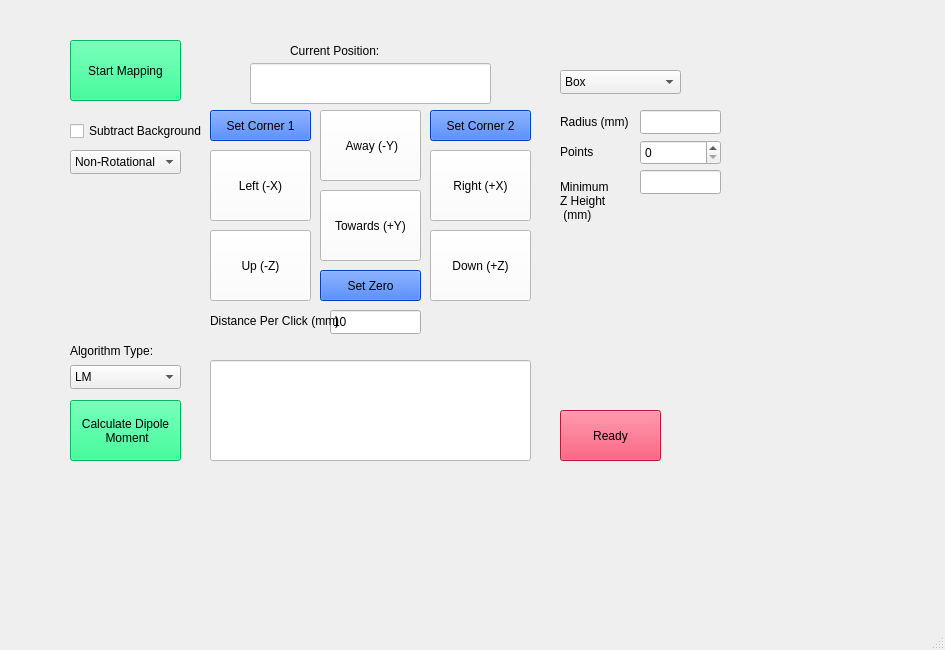
<?xml version="1.0" encoding="UTF-8"?>
<ui version="4.0">
 <class>MainWindow</class>
 <widget class="QMainWindow" name="MainWindow">
  <property name="geometry">
   <rect>
    <x>0</x>
    <y>0</y>
    <width>945</width>
    <height>650</height>
   </rect>
  </property>
  <property name="sizePolicy">
   <sizepolicy hsizetype="Preferred" vsizetype="Maximum">
    <horstretch>0</horstretch>
    <verstretch>0</verstretch>
   </sizepolicy>
  </property>
  <property name="windowTitle">
   <string>MainWindow</string>
  </property>
  <widget class="QWidget" name="centralwidget">
   <widget class="QStackedWidget" name="stackedMapTypeWidget">
    <property name="geometry">
     <rect>
      <x>550</x>
      <y>80</y>
      <width>231</width>
      <height>191</height>
     </rect>
    </property>
    <property name="currentIndex">
     <number>2</number>
    </property>
    <widget class="QWidget" name="page">
     <widget class="QLabel" name="boxLengthYLabel">
      <property name="geometry">
       <rect>
        <x>10</x>
        <y>120</y>
        <width>70</width>
        <height>23</height>
       </rect>
      </property>
      <property name="text">
       <string>Points Y</string>
      </property>
     </widget>
     <widget class="QLabel" name="corner1Label_2">
      <property name="geometry">
       <rect>
        <x>10</x>
        <y>33</y>
        <width>101</width>
        <height>23</height>
       </rect>
      </property>
      <property name="text">
       <string>Corner 1 Position</string>
      </property>
     </widget>
     <widget class="QLineEdit" name="corner1BoxLineEdit">
      <property name="geometry">
       <rect>
        <x>120</x>
        <y>33</y>
        <width>111</width>
        <height>23</height>
       </rect>
      </property>
     </widget>
     <widget class="QLabel" name="boxLengthZLabel">
      <property name="geometry">
       <rect>
        <x>10</x>
        <y>149</y>
        <width>70</width>
        <height>23</height>
       </rect>
      </property>
      <property name="text">
       <string>Points Z</string>
      </property>
     </widget>
     <widget class="QLineEdit" name="corner2BoxLineEdit">
      <property name="geometry">
       <rect>
        <x>120</x>
        <y>62</y>
        <width>111</width>
        <height>23</height>
       </rect>
      </property>
     </widget>
     <widget class="QLabel" name="boxLengthXLabel">
      <property name="geometry">
       <rect>
        <x>10</x>
        <y>91</y>
        <width>70</width>
        <height>23</height>
       </rect>
      </property>
      <property name="text">
       <string>Points X</string>
      </property>
     </widget>
     <widget class="QLabel" name="corner2Label_2">
      <property name="geometry">
       <rect>
        <x>10</x>
        <y>62</y>
        <width>101</width>
        <height>23</height>
       </rect>
      </property>
      <property name="text">
       <string>Corner 2 Position</string>
      </property>
     </widget>
     <widget class="QSpinBox" name="nPointsXBoxSpinBox">
      <property name="geometry">
       <rect>
        <x>120</x>
        <y>90</y>
        <width>81</width>
        <height>25</height>
       </rect>
      </property>
      <property name="toolTip">
       <string>&lt;html&gt;&lt;head/&gt;&lt;body&gt;&lt;p&gt;nPointsXPlaneSpinBox&lt;/p&gt;&lt;/body&gt;&lt;/html&gt;</string>
      </property>
     </widget>
     <widget class="QSpinBox" name="nPointsYBoxSpinBox">
      <property name="geometry">
       <rect>
        <x>120</x>
        <y>120</y>
        <width>81</width>
        <height>25</height>
       </rect>
      </property>
     </widget>
     <widget class="QSpinBox" name="nPointsZBoxSpinBox">
      <property name="geometry">
       <rect>
        <x>120</x>
        <y>150</y>
        <width>81</width>
        <height>25</height>
       </rect>
      </property>
     </widget>
    </widget>
    <widget class="QWidget" name="page_2">
     <widget class="QLabel" name="corner2Label">
      <property name="geometry">
       <rect>
        <x>10</x>
        <y>60</y>
        <width>91</width>
        <height>24</height>
       </rect>
      </property>
      <property name="text">
       <string>Corner 2 Position</string>
      </property>
     </widget>
     <widget class="QLabel" name="planeLengthYLabel">
      <property name="geometry">
       <rect>
        <x>10</x>
        <y>120</y>
        <width>79</width>
        <height>24</height>
       </rect>
      </property>
      <property name="text">
       <string>Points Y</string>
      </property>
     </widget>
     <widget class="QLineEdit" name="corner2PlaneLineEdit">
      <property name="geometry">
       <rect>
        <x>120</x>
        <y>60</y>
        <width>111</width>
        <height>24</height>
       </rect>
      </property>
     </widget>
     <widget class="QLabel" name="planeLengthXLabel">
      <property name="geometry">
       <rect>
        <x>10</x>
        <y>90</y>
        <width>79</width>
        <height>24</height>
       </rect>
      </property>
      <property name="text">
       <string>Points X</string>
      </property>
     </widget>
     <widget class="QLabel" name="corner1Label">
      <property name="geometry">
       <rect>
        <x>10</x>
        <y>30</y>
        <width>91</width>
        <height>24</height>
       </rect>
      </property>
      <property name="text">
       <string>Corner 1 Position</string>
      </property>
     </widget>
     <widget class="QLineEdit" name="corner1PlaneLineEdit">
      <property name="geometry">
       <rect>
        <x>120</x>
        <y>30</y>
        <width>111</width>
        <height>24</height>
       </rect>
      </property>
     </widget>
     <widget class="QSpinBox" name="nPointsXPlaneSpinBox">
      <property name="geometry">
       <rect>
        <x>120</x>
        <y>90</y>
        <width>71</width>
        <height>25</height>
       </rect>
      </property>
     </widget>
     <widget class="QSpinBox" name="nPointsYPlaneSpinBox">
      <property name="geometry">
       <rect>
        <x>120</x>
        <y>120</y>
        <width>71</width>
        <height>25</height>
       </rect>
      </property>
     </widget>
    </widget>
    <widget class="QWidget" name="page_3">
     <widget class="QLabel" name="radiusLabel">
      <property name="geometry">
       <rect>
        <x>10</x>
        <y>30</y>
        <width>71</width>
        <height>24</height>
       </rect>
      </property>
      <property name="text">
       <string>Radius (mm)</string>
      </property>
     </widget>
     <widget class="QLabel" name="densityLabel">
      <property name="geometry">
       <rect>
        <x>10</x>
        <y>60</y>
        <width>61</width>
        <height>24</height>
       </rect>
      </property>
      <property name="text">
       <string>Points</string>
      </property>
     </widget>
     <widget class="QLineEdit" name="radiusSphereLineEdit">
      <property name="geometry">
       <rect>
        <x>90</x>
        <y>30</y>
        <width>81</width>
        <height>24</height>
       </rect>
      </property>
     </widget>
     <widget class="QLabel" name="label_2">
      <property name="geometry">
       <rect>
        <x>10</x>
        <y>90</y>
        <width>71</width>
        <height>61</height>
       </rect>
      </property>
      <property name="text">
       <string>Minimum 
Z Height 
 (mm)</string>
      </property>
     </widget>
     <widget class="QLineEdit" name="minHeightSphereLineEdit">
      <property name="geometry">
       <rect>
        <x>90</x>
        <y>90</y>
        <width>81</width>
        <height>24</height>
       </rect>
      </property>
     </widget>
     <widget class="QSpinBox" name="densitySphereSpinBox">
      <property name="geometry">
       <rect>
        <x>90</x>
        <y>60</y>
        <width>81</width>
        <height>25</height>
       </rect>
      </property>
     </widget>
    </widget>
   </widget>
   <widget class="QPushButton" name="plusXButton">
    <property name="geometry">
     <rect>
      <x>430</x>
      <y>150</y>
      <width>101</width>
      <height>71</height>
     </rect>
    </property>
    <property name="styleSheet">
     <string notr="true">color: rgb(0, 0, 0);
background-color: rgb(255, 255, 255);</string>
    </property>
    <property name="text">
     <string>Right (+X)</string>
    </property>
   </widget>
   <widget class="QPushButton" name="plusYButton">
    <property name="geometry">
     <rect>
      <x>320</x>
      <y>190</y>
      <width>101</width>
      <height>71</height>
     </rect>
    </property>
    <property name="styleSheet">
     <string notr="true">color: rgb(0, 0, 0);
background-color: rgb(255, 255, 255);</string>
    </property>
    <property name="text">
     <string>Towards (+Y)</string>
    </property>
   </widget>
   <widget class="QLineEdit" name="coordinateWindow">
    <property name="geometry">
     <rect>
      <x>250</x>
      <y>63</y>
      <width>241</width>
      <height>41</height>
     </rect>
    </property>
    <property name="styleSheet">
     <string notr="true">font: 16pt &quot;Segoe UI&quot;;
color: rgb(0, 0, 0);
background-color: rgb(255, 255, 255);</string>
    </property>
    <property name="readOnly">
     <bool>true</bool>
    </property>
   </widget>
   <widget class="QPushButton" name="plusZButton">
    <property name="geometry">
     <rect>
      <x>210</x>
      <y>230</y>
      <width>101</width>
      <height>71</height>
     </rect>
    </property>
    <property name="styleSheet">
     <string notr="true">color: rgb(0, 0, 0);
background-color: rgb(255, 255, 255);</string>
    </property>
    <property name="text">
     <string>Up (-Z)</string>
    </property>
   </widget>
   <widget class="QPushButton" name="minusZButton">
    <property name="geometry">
     <rect>
      <x>430</x>
      <y>230</y>
      <width>101</width>
      <height>71</height>
     </rect>
    </property>
    <property name="styleSheet">
     <string notr="true">color: rgb(0, 0, 0);
background-color: rgb(255, 255, 255);</string>
    </property>
    <property name="text">
     <string>Down (+Z)</string>
    </property>
   </widget>
   <widget class="QPushButton" name="minusYButton">
    <property name="geometry">
     <rect>
      <x>320</x>
      <y>110</y>
      <width>101</width>
      <height>71</height>
     </rect>
    </property>
    <property name="sizePolicy">
     <sizepolicy hsizetype="Minimum" vsizetype="Minimum">
      <horstretch>0</horstretch>
      <verstretch>0</verstretch>
     </sizepolicy>
    </property>
    <property name="minimumSize">
     <size>
      <width>0</width>
      <height>24</height>
     </size>
    </property>
    <property name="styleSheet">
     <string notr="true">color: rgb(0, 0, 0);
selection-color: rgb(0, 170, 255);
border-color: rgb(0, 0, 0);
background-color: rgb(255, 255, 255);</string>
    </property>
    <property name="text">
     <string> Away (-Y)</string>
    </property>
   </widget>
   <widget class="QPushButton" name="minusXButton">
    <property name="geometry">
     <rect>
      <x>210</x>
      <y>150</y>
      <width>101</width>
      <height>71</height>
     </rect>
    </property>
    <property name="styleSheet">
     <string notr="true">background-color: rgb(255, 255, 255);
color: rgb(0, 0, 0);</string>
    </property>
    <property name="text">
     <string>Left (-X)</string>
    </property>
   </widget>
   <widget class="QPushButton" name="setZeroButton">
    <property name="geometry">
     <rect>
      <x>320</x>
      <y>270</y>
      <width>101</width>
      <height>31</height>
     </rect>
    </property>
    <property name="styleSheet">
     <string notr="true">color: rgb(0, 0, 0);
background-color: rgb(0, 85, 255);</string>
    </property>
    <property name="text">
     <string>Set Zero</string>
    </property>
   </widget>
   <widget class="QPushButton" name="setCorner2Button">
    <property name="geometry">
     <rect>
      <x>430</x>
      <y>110</y>
      <width>101</width>
      <height>31</height>
     </rect>
    </property>
    <property name="sizePolicy">
     <sizepolicy hsizetype="Minimum" vsizetype="Preferred">
      <horstretch>0</horstretch>
      <verstretch>0</verstretch>
     </sizepolicy>
    </property>
    <property name="maximumSize">
     <size>
      <width>106</width>
      <height>1000</height>
     </size>
    </property>
    <property name="styleSheet">
     <string notr="true">background-color: rgb(0, 85, 255);
color: rgb(0, 0, 0);</string>
    </property>
    <property name="text">
     <string>Set Corner 2</string>
    </property>
   </widget>
   <widget class="QPushButton" name="setCorner1Button">
    <property name="geometry">
     <rect>
      <x>210</x>
      <y>110</y>
      <width>101</width>
      <height>31</height>
     </rect>
    </property>
    <property name="styleSheet">
     <string notr="true">background-color: rgb(0, 85, 255);
color: rgb(0, 0, 0);</string>
    </property>
    <property name="text">
     <string>Set Corner 1</string>
    </property>
   </widget>
   <widget class="QPushButton" name="startMappingButton">
    <property name="enabled">
     <bool>true</bool>
    </property>
    <property name="geometry">
     <rect>
      <x>70</x>
      <y>40</y>
      <width>111</width>
      <height>61</height>
     </rect>
    </property>
    <property name="sizePolicy">
     <sizepolicy hsizetype="Fixed" vsizetype="Fixed">
      <horstretch>0</horstretch>
      <verstretch>0</verstretch>
     </sizepolicy>
    </property>
    <property name="minimumSize">
     <size>
      <width>83</width>
      <height>0</height>
     </size>
    </property>
    <property name="styleSheet">
     <string notr="true">color: rgb(0, 0, 0);
background-color: rgb(0, 255, 127);</string>
    </property>
    <property name="text">
     <string>Start Mapping</string>
    </property>
   </widget>
   <widget class="QCheckBox" name="subtractBackgroundCheckBox">
    <property name="geometry">
     <rect>
      <x>70</x>
      <y>120</y>
      <width>136</width>
      <height>22</height>
     </rect>
    </property>
    <property name="minimumSize">
     <size>
      <width>0</width>
      <height>22</height>
     </size>
    </property>
    <property name="maximumSize">
     <size>
      <width>136</width>
      <height>22</height>
     </size>
    </property>
    <property name="text">
     <string>Subtract Background</string>
    </property>
   </widget>
   <widget class="QComboBox" name="mapTypeComboBox">
    <property name="geometry">
     <rect>
      <x>560</x>
      <y>70</y>
      <width>121</width>
      <height>24</height>
     </rect>
    </property>
    <property name="currentText">
     <string>Box</string>
    </property>
    <item>
     <property name="text">
      <string>Box</string>
     </property>
    </item>
    <item>
     <property name="text">
      <string>XY Plane</string>
     </property>
    </item>
    <item>
     <property name="text">
      <string>Sphere</string>
     </property>
    </item>
   </widget>
   <widget class="QPushButton" name="calcDipoleMomentButton">
    <property name="geometry">
     <rect>
      <x>70</x>
      <y>400</y>
      <width>111</width>
      <height>61</height>
     </rect>
    </property>
    <property name="styleSheet">
     <string notr="true">color: rgb(0, 0, 0);
background-color: rgb(0, 255, 127);</string>
    </property>
    <property name="text">
     <string>Calculate Dipole 
 Moment</string>
    </property>
   </widget>
   <widget class="QComboBox" name="rotationalComboBox">
    <property name="geometry">
     <rect>
      <x>70</x>
      <y>150</y>
      <width>111</width>
      <height>24</height>
     </rect>
    </property>
    <item>
     <property name="text">
      <string>Non-Rotational</string>
     </property>
    </item>
    <item>
     <property name="text">
      <string>Rotational</string>
     </property>
    </item>
   </widget>
   <widget class="QComboBox" name="algorithmTypeComboBox">
    <property name="geometry">
     <rect>
      <x>70</x>
      <y>365</y>
      <width>111</width>
      <height>24</height>
     </rect>
    </property>
    <item>
     <property name="text">
      <string>LM</string>
     </property>
    </item>
    <item>
     <property name="text">
      <string>LMFIT</string>
     </property>
    </item>
   </widget>
   <widget class="QLabel" name="label">
    <property name="geometry">
     <rect>
      <x>70</x>
      <y>340</y>
      <width>111</width>
      <height>21</height>
     </rect>
    </property>
    <property name="text">
     <string>Algorithm Type:</string>
    </property>
   </widget>
   <widget class="QLineEdit" name="generalDisplayLineEdit">
    <property name="geometry">
     <rect>
      <x>210</x>
      <y>360</y>
      <width>321</width>
      <height>101</height>
     </rect>
    </property>
    <property name="styleSheet">
     <string notr="true">font: italic 10pt &quot;Segoe UI&quot;;
background-color: rgb(255, 255, 255);</string>
    </property>
   </widget>
   <widget class="QLineEdit" name="distancePerClickLineEdit">
    <property name="geometry">
     <rect>
      <x>330</x>
      <y>310</y>
      <width>91</width>
      <height>24</height>
     </rect>
    </property>
    <property name="text">
     <string>10</string>
    </property>
   </widget>
   <widget class="QLabel" name="label_3">
    <property name="geometry">
     <rect>
      <x>210</x>
      <y>310</y>
      <width>131</width>
      <height>21</height>
     </rect>
    </property>
    <property name="styleSheet">
     <string notr="true">font: 8pt &quot;Segoe UI&quot;;
color: rgb(0, 0, 0);</string>
    </property>
    <property name="text">
     <string>Distance Per Click (mm)</string>
    </property>
   </widget>
   <widget class="QLabel" name="label_4">
    <property name="geometry">
     <rect>
      <x>290</x>
      <y>40</y>
      <width>201</width>
      <height>21</height>
     </rect>
    </property>
    <property name="styleSheet">
     <string notr="true">font: 16pt &quot;Segoe UI&quot;;
color: rgb(0, 0, 0);</string>
    </property>
    <property name="text">
     <string>Current Position:</string>
    </property>
   </widget>
   <widget class="QPushButton" name="readyUserButton">
    <property name="geometry">
     <rect>
      <x>560</x>
      <y>410</y>
      <width>101</width>
      <height>51</height>
     </rect>
    </property>
    <property name="styleSheet">
     <string notr="true">color: rgb(0, 0, 0);
font: 16pt &quot;Segoe UI&quot;;
background-color: rgb(255, 32, 73);</string>
    </property>
    <property name="text">
     <string>Ready</string>
    </property>
   </widget>
   <widget class="QStackedWidget" name="rotationsStackedWidget">
    <property name="geometry">
     <rect>
      <x>70</x>
      <y>190</y>
      <width>111</width>
      <height>80</height>
     </rect>
    </property>
    <property name="currentIndex">
     <number>0</number>
    </property>
    <widget class="QWidget" name="page_4"/>
    <widget class="QWidget" name="page_5">
     <widget class="QLabel" name="label_5">
      <property name="geometry">
       <rect>
        <x>0</x>
        <y>20</y>
        <width>111</width>
        <height>16</height>
       </rect>
      </property>
      <property name="text">
       <string>Number Rotations</string>
      </property>
     </widget>
     <widget class="QSpinBox" name="nRotationsSpinBox">
      <property name="geometry">
       <rect>
        <x>0</x>
        <y>40</y>
        <width>61</width>
        <height>25</height>
       </rect>
      </property>
     </widget>
    </widget>
   </widget>
  </widget>
  <widget class="QMenuBar" name="menubar">
   <property name="geometry">
    <rect>
     <x>0</x>
     <y>0</y>
     <width>945</width>
     <height>21</height>
    </rect>
   </property>
  </widget>
  <widget class="QStatusBar" name="statusbar"/>
 </widget>
 <resources/>
 <connections/>
</ui>
